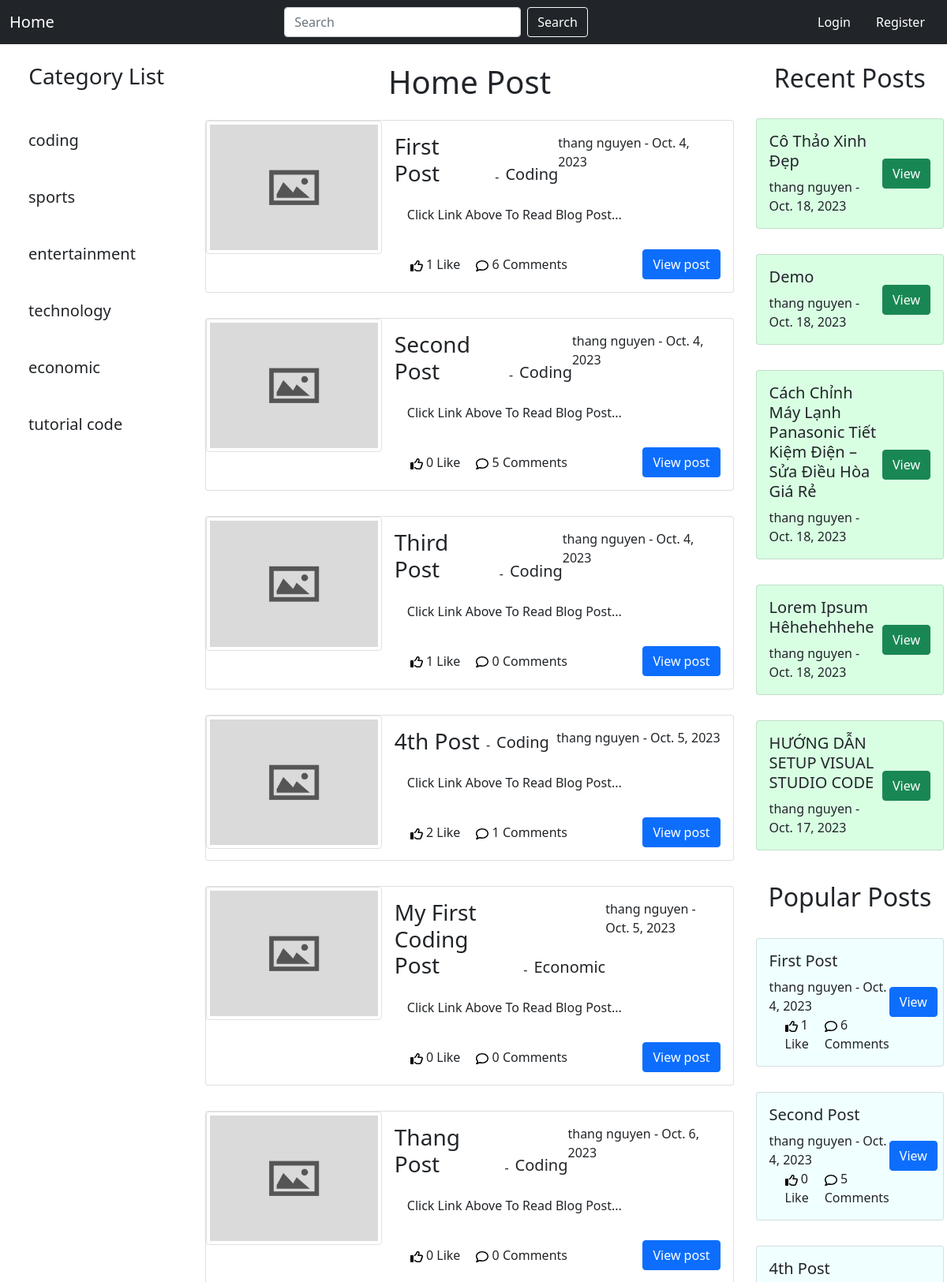
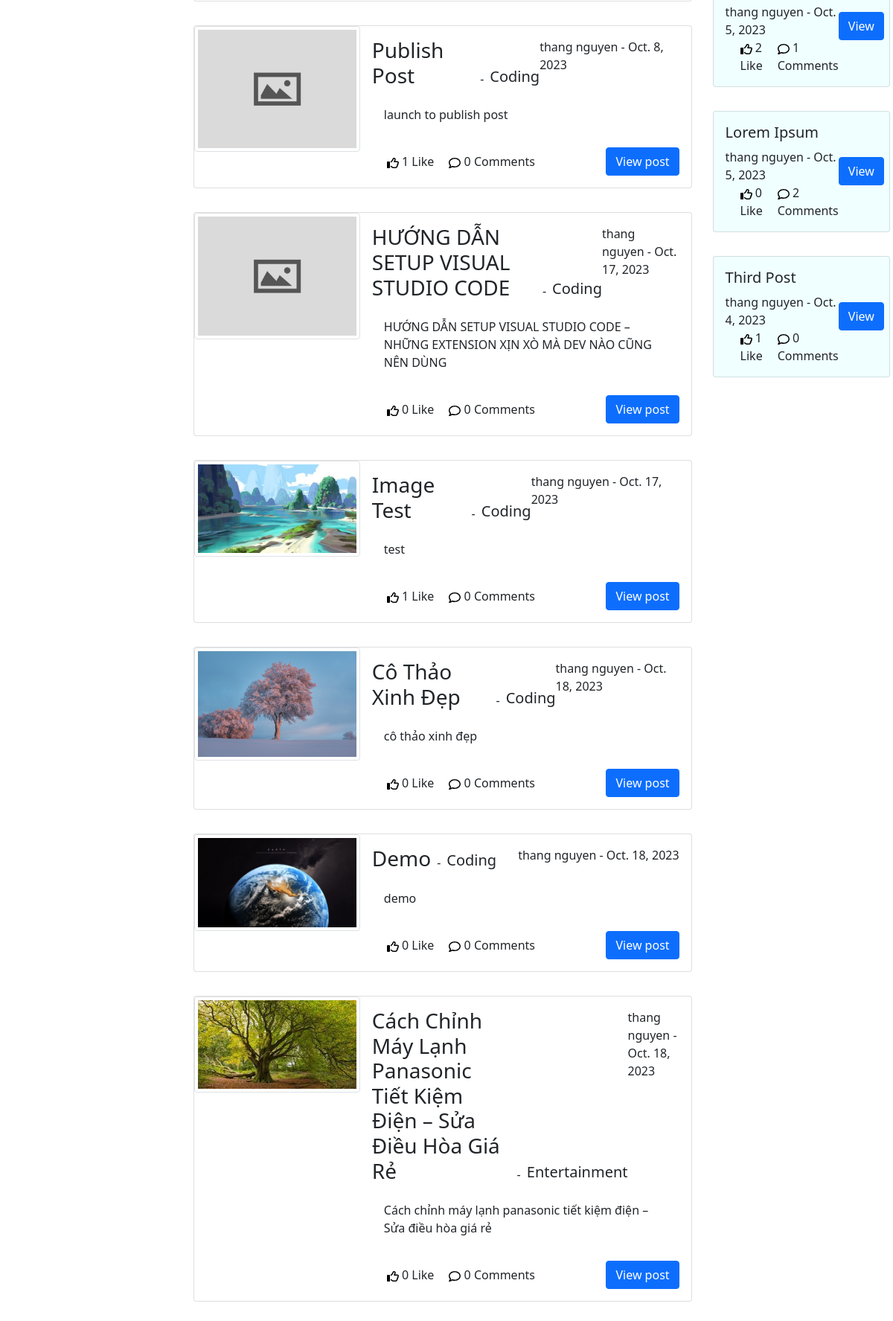
The page / (upper part) on the database its author committed (2 pictures, top to bottom).
### blog/models.py (models this page shows, shortened)
class Category(models.Model):
    name = models.CharField(max_length=264)
    def __str__(self) :
        return self.name

class Post(models.Model):
    title = models.CharField(max_length=264)
    header_image = models.ImageField(null=True,blank=True,upload_to="images/")
    author = models.ForeignKey(User,on_delete=models.CASCADE)
    body = RichTextField(blank=True,null=True)
    post_date = models.DateField(auto_now_add=True)
    category = models.CharField(max_length=264,default='coding')
    snippet = models.CharField(max_length=264)
    likes = models.ManyToManyField(User,related_name='blog_posts')
    is_published = models.BooleanField(default=False)
    def total_likes(self):
        return self.likes.count()
    def total_comment(self):
        return self.comments.count()
    @classmethod
    def get_posts_with_most_comments_and_likes(cls, limit=5):
        return cls.objects.annotate(num_comments=models.Count('comments'),
                                    num_likes=models.Count('likes')).order_by(-(models.F('num_comments') + models.F('num_likes')))[:limit]

### blog/views.py (the view)
# urls.py: path('',HomeView.as_view(), name = 'index'),
class HomeView(ListView):
    model = Post
    template_name = 'index.html'
    ordering = ['-post_date']
    def get_context_data(self, *args,**kwargs):
        cat_menu = Category.objects.all()
        latest_posts = Post.objects.filter(is_published=True).order_by('-post_date')[:5]
        context = super(HomeView,self).get_context_data(*args,**kwargs)
        context["cat_menu"] = cat_menu
        context["latest_posts"] = latest_posts
        context["popular_posts"] = Post.get_posts_with_most_comments_and_likes()
        return context
    def get_queryset(self):
        return Post.objects.filter(is_published=True)

### templates/index.html (shortened to what this page needs)
{% extends 'base.html' %} {% block content %}
<h1 class="text-center m-0 py-4">Home Post</h1>
<ul style="padding: 0; margin: 0px 20px;">
  <li style="list-style: none; padding: 0; margin: 0;">
    {% for post in object_list %}
    <div class="card">
      <div class="row g-0">
        <div class="col-md-4">
          {% if post.header_image %}
          <div class="image-header">
            <img class="img-fluid rounded-start img-thumbnail" src="{{ post.header_image.url }}">
          </div>
          {% else %}
          <div class="image-header">
            <img class="img-fluid rounded-start img-thumbnail" src="../media/images/default-thumbnail.jpg">
          </div>
          {% endif %}
        </div>
        <div class="col-md-8">
          <div class="card-body">
            <div class="post-info d-flex justify-content-between">
              <div class="card-title d-flex align-items-end text-capitalize">
                <a href="{% url 'article_details' post.pk %}" class="post-title text-dark text-decoration-none h3 m-auto">{{ post.title }}</a>
                <span class="px-2">-</span>
                <a href="{% url 'category' post.category|slugify %}" class="post-category text-dark text-decoration-none fs-5">{{ post.category }}</a>
              </div>
              <div class="author-info">
                {{ post.author.first_name }} {{ post.author.last_name }} - {{ post.post_date }}
              </div>
            </div>
            <p class="card-text p-3">{{ post.snippet }}</p>
            <div class="action d-flex justify-content-between align-items-center">
              <div class="react d-flex">
                <div class="like">
                  <span class="count">{{ post.total_likes }}</span>
                  <span class="title">Like</span>
                </div>
                <div class="comment">
                  <span class="count">{{ post.total_comment }}</span>
                  <span class="title">Comments</span>
                </div>
              </div>
              <div class="user-action" style="text-align: end;">
                <a href="{% url 'article_details' post.pk %}" class="btn btn-primary">View post</a>
              </div>
            </div>
          </div>
        </div>
      </div>
    </div>
    {% endfor %}
  </li>
</ul>
{% endblock %}

### templates/base.html (shortened to what this page needs)
{% extends 'navbar.html' %}
    {% block left-nav %}
    <h3 class="text-center py-4">Category List</h3>
    {% for item in cat_menu %}
    <h5>
      <a class="dropdown-item" href="{%  url 'category' item|slugify %}">
        <div class="card-body">
          {{ item }}
        </div>
      </a>
    </h5>
    {% endfor %}
    {% endblock %}
    {% block right-nav %}
    <h2 class="text-center py-4">Recent Posts</h2>
    {% for post in latest_posts %}
    <div class="card" style="background-color: rgb(217, 267, 227);" >
      <div class="card-body">
        <div class="d-flex justify-content-between">
          <div class="post-info">
            <div class="card-title text-capitalize">
              <a href="{% url 'article_details' post.pk %}" class="post-title text-dark text-decoration-none h5 m-auto">{{ post.title }}</a>
            </div>
            <div class="author-info">
                {{ post.author.first_name }} {{ post.author.last_name }} - {{ post.post_date }}
            </div>
          </div>
          <div class="user-action d-flex justify-content-center align-items-center">
            <a href="{% url 'article_details' post.pk %}" class="btn btn-success">View</a>
          </div>
        </div>
      </div>
    </div>
    {% endfor %}
    <h2 class="text-center py-4 mt-3">Popular Posts</h2>
    {% for post in popular_posts %}
    <div class="card"  style="background-color: azure;" >
      <div class="card-body">
        <div class="d-flex justify-content-between">
          <div class="post-info">
            <div class="card-title text-capitalize">
              <a href="{% url 'article_details' post.pk %}" class="post-title text-dark text-decoration-none h5 m-auto">{{ post.title }}</a>
            </div>
            <div class="author-info">
                {{ post.author.first_name }} {{ post.author.last_name }} - {{ post.post_date }}
            </div>
          <div class="react d-flex">
            <div class="like">
              <span class="count">{{ post.total_likes }}</span>
              <span class="title">Like</span>
            </div>
            <div class="comment">
              <span class="count">{{ post.total_comment }}</span>
              <span class="title">Comments</span>
            </div>
          </div>
          </div>
          <div class="user-action d-flex justify-content-center align-items-center">
            <a href="{% url 'article_details' post.pk %}" class="btn btn-primary">View</a>
          </div>
        </div>
      </div>
    </div>
    {% endfor %}
    {% endblock %}

### templates/navbar.html (style rules this page uses)
.main-content .card + .card, .right-nav .card + .card { margin-top: 2rem; }
.like, .comment { margin-left: 20px; }

### rows shown on the page
Category: name "coding"
Category: name "sports"
Category: name "entertainment"
Category: name "technology"
Category: name "economic"
Category: name "tutorial code"
Post: title "First Post", category "Coding", author.first_name "thang", author.last_name "nguyen", post_date "Oct. 4, 2023", snippet "Click Link Above To Read Blog Post...", total_likes "1", total_comment "6"
Post: title "Second Post", category "Coding", author.first_name "thang", author.last_name "nguyen", post_date "Oct. 4, 2023", snippet "Click Link Above To Read Blog Post...", total_likes "0", total_comment "5"
Post: title "Third Post", category "Coding", author.first_name "thang", author.last_name "nguyen", post_date "Oct. 4, 2023", snippet "Click Link Above To Read Blog Post...", total_likes "1", total_comment "0"
Post: title "4th Post", category "Coding", author.first_name "thang", author.last_name "nguyen", post_date "Oct. 5, 2023", snippet "Click Link Above To Read Blog Post...", total_likes "2", total_comment "1"
Post: title "My First Coding Post", category "Economic", author.first_name "thang", author.last_name "nguyen", post_date "Oct. 5, 2023", snippet "Click Link Above To Read Blog Post...", total_likes "0", total_comment "0"
Post: title "Thang Post", category "Coding", author.first_name "thang", author.last_name "nguyen", post_date "Oct. 6, 2023", snippet "Click Link Above To Read Blog Post...", total_likes "0", total_comment "0"
Post: title "Publish Post", category "Coding", author.first_name "thang", author.last_name "nguyen", post_date "Oct. 8, 2023", snippet "launch to publish post", total_likes "1", total_comment "0"
Post: title "HƯỚNG DẪN SETUP VISUAL STUDIO CODE", category "Coding", author.first_name "thang", author.last_name "nguyen", post_date "Oct. 17, 2023", snippet "HƯỚNG DẪN SETUP VISUAL STUDIO CODE – NHỮNG EXTENSION XỊN XÒ MÀ DEV NÀO CŨNG NÊN DÙNG", total_likes "0", total_comment "0"
Post: header_image (picture), title "Image Test", category "Coding", author.first_name "thang", author.last_name "nguyen", post_date "Oct. 17, 2023", snippet "test", total_likes "1", total_comment "0"
Post: header_image (picture), title "Cô Thảo Xinh Đẹp", category "Coding", author.first_name "thang", author.last_name "nguyen", post_date "Oct. 18, 2023", snippet "cô thảo xinh đẹp", total_likes "0", total_comment "0"
Post: header_image (picture), title "Demo", category "Coding", author.first_name "thang", author.last_name "nguyen", post_date "Oct. 18, 2023", snippet "demo", total_likes "0", total_comment "0"
Post: header_image (picture), title "Cách Chỉnh Máy Lạnh Panasonic Tiết Kiệm Điện – Sửa Điều Hòa Giá Rẻ", category "Entertainment", author.first_name "thang", author.last_name "nguyen", post_date "Oct. 18, 2023", snippet "Cách chỉnh máy lạnh panasonic tiết kiệm điện – Sửa điều hòa giá rẻ", total_likes "0", total_comment "0"
Post: title "Lorem Ipsum Hêhehehhehe", author.first_name "thang", author.last_name "nguyen", post_date "Oct. 18, 2023"
Post: title "Lorem Ipsum", author.first_name "thang", author.last_name "nguyen", post_date "Oct. 5, 2023", total_likes "0", total_comment "2"
